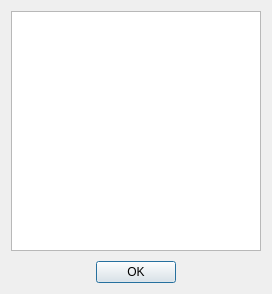
<?xml version="1.0" encoding="UTF-8"?>
<ui version="4.0">
 <class>dialog</class>
 <widget class="QDialog" name="dialog">
  <property name="windowModality">
   <enum>Qt::WindowModal</enum>
  </property>
  <property name="geometry">
   <rect>
    <x>0</x>
    <y>0</y>
    <width>272</width>
    <height>294</height>
   </rect>
  </property>
  <property name="windowTitle">
   <string>Error</string>
  </property>
  <layout class="QVBoxLayout" name="verticalLayout">
   <property name="spacing">
    <number>10</number>
   </property>
   <property name="sizeConstraint">
    <enum>QLayout::SetDefaultConstraint</enum>
   </property>
   <item>
    <widget class="QTreeWidget" name="treeWidgetErrors">
     <property name="sizePolicy">
      <sizepolicy hsizetype="Preferred" vsizetype="Preferred">
       <horstretch>0</horstretch>
       <verstretch>0</verstretch>
      </sizepolicy>
     </property>
     <property name="verticalScrollMode">
      <enum>QAbstractItemView::ScrollPerPixel</enum>
     </property>
     <attribute name="headerVisible">
      <bool>false</bool>
     </attribute>
     <attribute name="headerCascadingSectionResizes">
      <bool>true</bool>
     </attribute>
     <column>
      <property name="text">
       <string notr="true">1</string>
      </property>
     </column>
    </widget>
   </item>
   <item>
    <widget class="QDialogButtonBox" name="buttonBox">
     <property name="sizePolicy">
      <sizepolicy hsizetype="Ignored" vsizetype="Fixed">
       <horstretch>0</horstretch>
       <verstretch>0</verstretch>
      </sizepolicy>
     </property>
     <property name="standardButtons">
      <set>QDialogButtonBox::Ok</set>
     </property>
     <property name="centerButtons">
      <bool>true</bool>
     </property>
    </widget>
   </item>
  </layout>
 </widget>
 <resources/>
 <connections>
  <connection>
   <sender>buttonBox</sender>
   <signal>clicked(QAbstractButton*)</signal>
   <receiver>dialog</receiver>
   <slot>accept()</slot>
   <hints>
    <hint type="sourcelabel">
     <x>140</x>
     <y>244</y>
    </hint>
    <hint type="destinationlabel">
     <x>198</x>
     <y>-20</y>
    </hint>
   </hints>
  </connection>
 </connections>
</ui>
